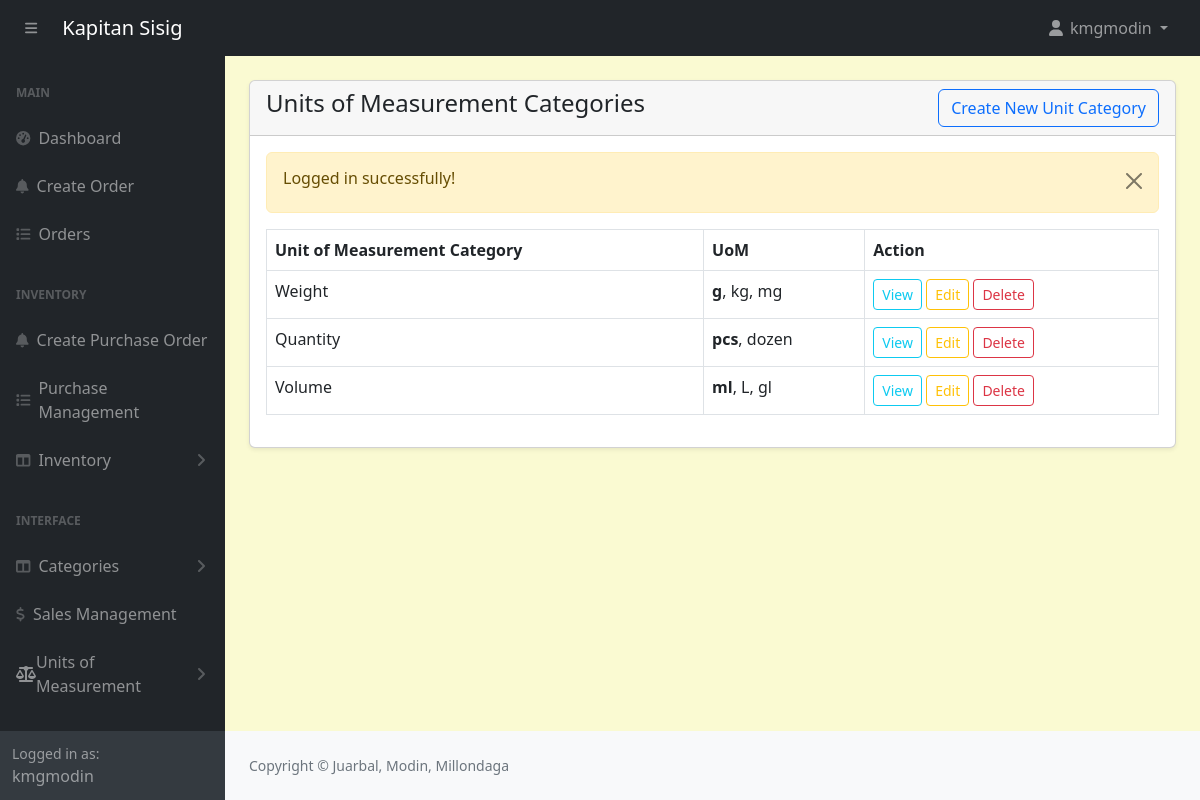
The app's page /admin/units.php (signed in) with its own data.
### tables this page shows
CREATE TABLE `unit_categories` (
  `id` int(11) NOT NULL,
  `category_unit_name` varchar(255) NOT NULL
);

CREATE TABLE `units_of_measure` (
  `id` int(11) NOT NULL,
  `category_id` int(11) DEFAULT NULL,
  `uom_name` varchar(255) DEFAULT NULL,
  `type` enum('reference','bigger','smaller') DEFAULT NULL,
  `ratio` decimal(10,5) DEFAULT NULL,
  `active` tinyint(1) DEFAULT 1,
  `rounding_precision` decimal(10,5) DEFAULT NULL
);

### admin/units.php (the view, shortened to what this page needs)
<?php include('includes/header.php'); ?>
<div class="container-fluid px-4">
    <div class="card mt-4 shadow-sm">
        <div class="card-header">
            <h4 class="mb-0">Units of Measurement Categories
                <a href="units-category.php" class="btn btn-outline-primary float-end">Create New Unit Category</a>
            </h4>
        </div>
        <div class="card-body">
            <div class="table-responsive">
                <table class="table table-bordered table-hover">
                    <thead>
                        <tr>
                            <th>Unit of Measurement Category</th>
                            <th>UoM</th>
                            <th>Action</th>
                        </tr>
                    </thead>
                    <tbody>
                        <?php
                        $sql = "SELECT * FROM unit_categories";
                        $result = $conn->query($sql);
                        if ($result->num_rows > 0) {
                            while($row = $result->fetch_assoc()) {
                                echo "<tr>";
                                echo "<td>" . htmlspecialchars($row['category_unit_name']) . "</td>";
                                $category_id = $row['id'];
                                $uom_sql = "SELECT * FROM units_of_measure WHERE category_id = $category_id AND active = 1";
                                $uom_result = $conn->query($uom_sql);
                                $uoms = [];
                                if ($uom_result->num_rows > 0) {
                                    while ($uom_row = $uom_result->fetch_assoc()) {
                                        if ($uom_row['type'] == 'reference') {
                                            $uoms[] = "<strong>" . htmlspecialchars($uom_row['uom_name']) . "</strong>";
                                        } else {
                                            $uoms[] = htmlspecialchars($uom_row['uom_name']);
                                        }
                                    }
                                }
                                echo "<td>" . implode(', ', $uoms) . "</td>";
                                echo "<td>
                                    <a href='units-view-category.php?id=" . $row['id'] . "' class='btn btn-sm btn-outline-info'>View</a>
                                    <a href='units-edit-category.php?id=" . $row['id'] . "' class='btn btn-sm btn-outline-warning'>Edit</a>
                                    <a href='code.php?delete=" . $row['id'] . "' class='btn btn-sm btn-outline-danger' onclick='return confirm(\"Are you sure you want to delete this category?\");'>Delete</a>                                </td>";
                                echo "</tr>";
                            }
                        } else {
                            echo "<tr><td colspan='3'>No categories found</td></tr>";
                        }
                        ?>
                    </tbody>
                </table>
            </div>
        </div>
    </div>
</div>
<?php include('includes/footer.php'); ?>

### admin/assets/css/custom.css (style rules this page uses)
body { margin: 0; font-family: system-ui, -apple-system, "Segoe UI", Roboto, "Helvetica Neue", "Noto Sans", "Liberation Sans", Arial, sans-serif; font-size: 1rem; font-weight: 400; line-height: 1.5; color: #212529; text-align: left; background-color: #FAFAD2; -webkit-text-size-adjust: 100%; -webkit-tap-highlight-color: rgba(0, 0, 0, 0); }

### records on screen
unit_categories: category_unit_name "Weight", units_of_measure.uom_name "g", uoms ", kg, mg"
unit_categories: category_unit_name "Quantity", units_of_measure.uom_name "pcs", uoms ", dozen"
unit_categories: category_unit_name "Volume", units_of_measure.uom_name "ml", uoms ", L, gl"

### other values on screen
$_SESSION['loggedInUser']['username'] "kmgmodin"
$_SESSION['message'] "Logged in successfully!"
